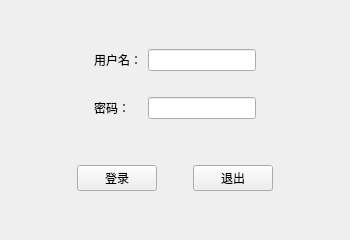
<?xml version="1.0" encoding="UTF-8"?>
<ui version="4.0">
 <class>MainWindow</class>
 <widget class="QMainWindow" name="MainWindow">
  <property name="geometry">
   <rect>
    <x>0</x>
    <y>0</y>
    <width>350</width>
    <height>240</height>
   </rect>
  </property>
  <property name="minimumSize">
   <size>
    <width>350</width>
    <height>240</height>
   </size>
  </property>
  <property name="maximumSize">
   <size>
    <width>350</width>
    <height>240</height>
   </size>
  </property>
  <property name="windowTitle">
   <string>登录窗口</string>
  </property>
  <widget class="QWidget" name="centralwidget">
   <layout class="QVBoxLayout" name="verticalLayout">
    <item>
     <widget class="QWidget" name="widget" native="true">
      <property name="sizePolicy">
       <sizepolicy hsizetype="Preferred" vsizetype="Fixed">
        <horstretch>0</horstretch>
        <verstretch>0</verstretch>
       </sizepolicy>
      </property>
      <layout class="QGridLayout" name="gridLayout">
       <property name="leftMargin">
        <number>0</number>
       </property>
       <property name="topMargin">
        <number>0</number>
       </property>
       <property name="rightMargin">
        <number>0</number>
       </property>
       <property name="bottomMargin">
        <number>0</number>
       </property>
       <item row="2" column="1">
        <widget class="QLabel" name="label_2">
         <property name="text">
          <string>密码：</string>
         </property>
        </widget>
       </item>
       <item row="0" column="3">
        <spacer name="horizontalSpacer_5">
         <property name="orientation">
          <enum>Qt::Horizontal</enum>
         </property>
         <property name="sizeHint" stdset="0">
          <size>
           <width>40</width>
           <height>20</height>
          </size>
         </property>
        </spacer>
       </item>
       <item row="2" column="2">
        <widget class="QLineEdit" name="lineEdit_2">
         <property name="echoMode">
          <enum>QLineEdit::Password</enum>
         </property>
        </widget>
       </item>
       <item row="0" column="1">
        <widget class="QLabel" name="label">
         <property name="text">
          <string>用户名：</string>
         </property>
        </widget>
       </item>
       <item row="0" column="0">
        <spacer name="horizontalSpacer_4">
         <property name="orientation">
          <enum>Qt::Horizontal</enum>
         </property>
         <property name="sizeHint" stdset="0">
          <size>
           <width>40</width>
           <height>20</height>
          </size>
         </property>
        </spacer>
       </item>
       <item row="0" column="2">
        <widget class="QLineEdit" name="lineEdit"/>
       </item>
       <item row="1" column="1">
        <spacer name="verticalSpacer">
         <property name="orientation">
          <enum>Qt::Vertical</enum>
         </property>
         <property name="sizeHint" stdset="0">
          <size>
           <width>20</width>
           <height>20</height>
          </size>
         </property>
        </spacer>
       </item>
      </layout>
     </widget>
    </item>
    <item>
     <widget class="QWidget" name="widget_3" native="true">
      <property name="sizePolicy">
       <sizepolicy hsizetype="Preferred" vsizetype="Fixed">
        <horstretch>0</horstretch>
        <verstretch>0</verstretch>
       </sizepolicy>
      </property>
      <layout class="QHBoxLayout" name="horizontalLayout_3">
       <property name="leftMargin">
        <number>0</number>
       </property>
       <property name="topMargin">
        <number>0</number>
       </property>
       <property name="rightMargin">
        <number>0</number>
       </property>
       <property name="bottomMargin">
        <number>0</number>
       </property>
       <item>
        <spacer name="horizontalSpacer">
         <property name="orientation">
          <enum>Qt::Horizontal</enum>
         </property>
         <property name="sizeHint" stdset="0">
          <size>
           <width>40</width>
           <height>20</height>
          </size>
         </property>
        </spacer>
       </item>
       <item>
        <widget class="QPushButton" name="pushButton">
         <property name="text">
          <string>登录</string>
         </property>
        </widget>
       </item>
       <item>
        <spacer name="horizontalSpacer_3">
         <property name="orientation">
          <enum>Qt::Horizontal</enum>
         </property>
         <property name="sizeType">
          <enum>QSizePolicy::Fixed</enum>
         </property>
         <property name="sizeHint" stdset="0">
          <size>
           <width>30</width>
           <height>20</height>
          </size>
         </property>
        </spacer>
       </item>
       <item>
        <widget class="QPushButton" name="pushButton_2">
         <property name="text">
          <string>退出</string>
         </property>
        </widget>
       </item>
       <item>
        <spacer name="horizontalSpacer_2">
         <property name="orientation">
          <enum>Qt::Horizontal</enum>
         </property>
         <property name="sizeHint" stdset="0">
          <size>
           <width>40</width>
           <height>20</height>
          </size>
         </property>
        </spacer>
       </item>
      </layout>
     </widget>
    </item>
   </layout>
  </widget>
 </widget>
 <resources/>
 <connections/>
</ui>
